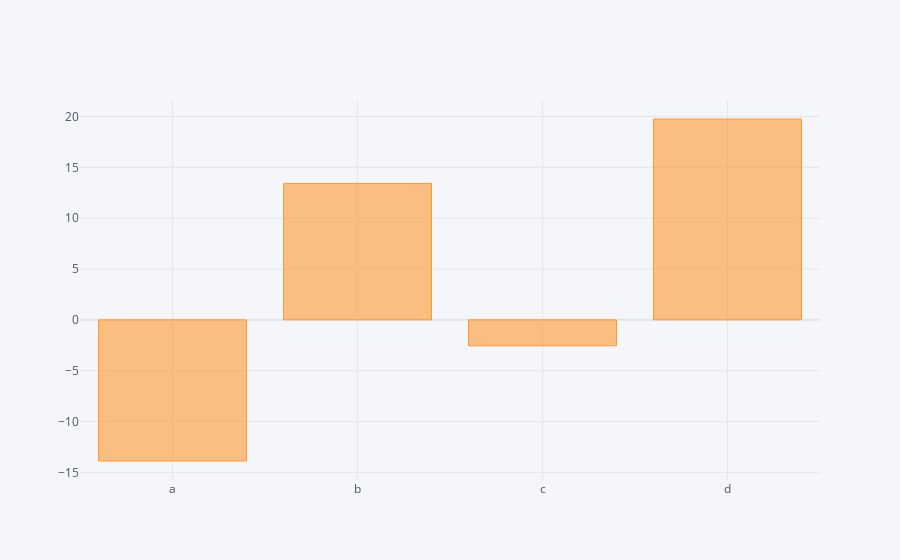

Notebook code cell kept with this figure:
### Code cell
dataframe.sum().iplot(kind='bar')

### Figure 1 — Plotly figure (JSON) as saved in the notebook; plotly's stock layout.template omitted (floating-point values rounded to 4 significant figures)
{"data": [{"marker": {"color": "rgba(255, 153, 51, 0.6)", "line": {"color": "rgba(255, 153, 51, 1.0)", "width": 1}}, "name": "None", "orientation": "v", "text": "", "type": "bar", "x": ["a", "b", "c", "d"], "y": [-13.89, 13.42, -2.558, 19.76]}], "layout": {"legend": {"bgcolor": "#F5F6F9", "font": {"color": "#4D5663"}}, "paper_bgcolor": "#F5F6F9", "plot_bgcolor": "#F5F6F9", "title": {"font": {"color": "#4D5663"}}, "xaxis": {"gridcolor": "#E1E5ED", "showgrid": true, "tickfont": {"color": "#4D5663"}, "title": {"font": {"color": "#4D5663"}, "text": ""}, "zerolinecolor": "#E1E5ED"}, "yaxis": {"gridcolor": "#E1E5ED", "showgrid": true, "tickfont": {"color": "#4D5663"}, "title": {"font": {"color": "#4D5663"}, "text": ""}, "zerolinecolor": "#E1E5ED"}}}
